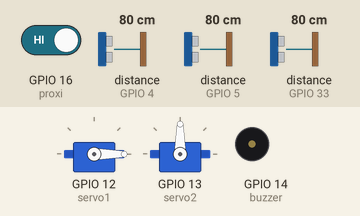
Bench run of a sketch on a simulated ESP32. On the bench: 2 × servo, buzzer (waves = sounding). Wiring (inferred from the names in the program): 3 × ultrasonic range finder: trigger GPIO 17, echo GPIO 4 / trigger GPIO 18, echo GPIO 5 / trigger GPIO 32, echo GPIO 33. The test bench sets the inputs (shaded band); at power-on: distance to the obstacle (sensors on GPIO 4, GPIO 33, GPIO 5) 80 cm, GPIO 16 (proxi) HIGH. The echo pulse lasts 58.3 µs per cm; WiFi joins after 1.5 s; servers stay silent unless stated; what the sketch prints to the serial monitor is not drawn.

Above: at 2.7 s.
2.8 s: distance to the obstacle (sensor on GPIO 4) set to 12 cm
6.2 s: distance to the obstacle (sensor on GPIO 4) set to 9 cm
At 8.6 s:
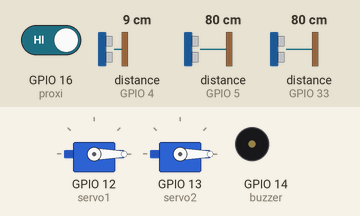
12.5 s: distance to the obstacle (sensor on GPIO 33) set to 12 cm
16.2 s: distance to the obstacle (sensor on GPIO 33) set to 9 cm
At 20.4 s:
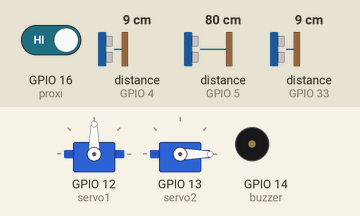
22.5 s: GPIO 16 (proxi) driven LOW
At 24.1 s:
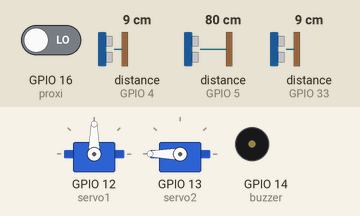
28.8 s: distance to the obstacle (sensor on GPIO 33) set to 18 cm
At 33.0 s:
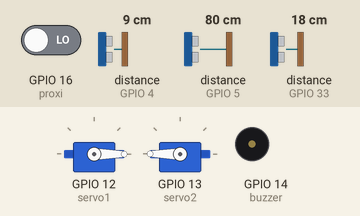
Timing chart, 0 to 36.1 s (numbered marks = the images above; inputs shaded):
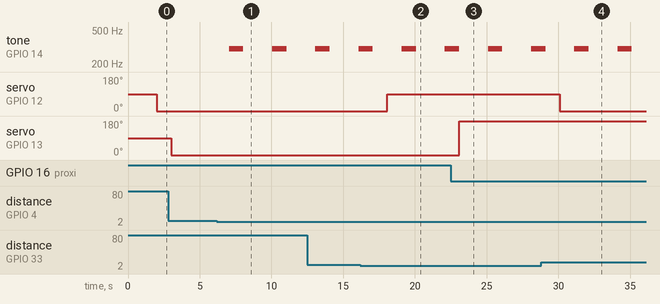

The sketch:

SmartTrashCan.ino
```cpp
#include <TridentTD_LineNotify.h>
#include <WiFi.h>
#include <Wire.h>
#include <ESP32Servo.h>

Servo servo1;
Servo servo2;

#define SSID ""                                                      // Replace with your WiFi SSID
#define PASSWORD ""                                         // Replace with your WiFi password
#define LINE_TOKEN "TvS2nkdoPMAMBo1UhsnHscQ5Kx19woyyoMU13OP9sG2"      // Replace with your Line Notify token
#define buzzer 14

// เปิดปิด
const int trig1 = 32;
const int echo1 = 33;

//ขยะเต็ม1
const int trig2 = 18;
const int echo2 = 5;

//ขยะเต็ม2
const int trig3 = 17;
const int echo3 = 4;

int proxi = 16;

long  data;
int  distance, distanceFull, Ultra1, Ultra2, Ultra3;


void setup() {
  Serial.begin(115200);

  // Connect to WiFi
  WiFi.begin(SSID, PASSWORD);
  Serial.print("Connecting to WiFi...");
  while (WiFi.status() != WL_CONNECTED) {
    delay(500);
    Serial.print(".");
  }
  Serial.println("");
  Serial.println("WiFi connected");

  // Set Line Notify token
  LINE.setToken(LINE_TOKEN);

  // Send a test message
  LINE.notify("Hello from ESP32 on Wokwi!");

  pinMode(proxi, INPUT);
  pinMode(buzzer, OUTPUT);
  pinMode(trig1, OUTPUT);
  pinMode(echo1, INPUT);
  pinMode(trig2, OUTPUT);
  pinMode(echo2, INPUT);
  pinMode(trig3, OUTPUT);
  pinMode(echo3, INPUT);
  servo1.attach(12);
  servo2.attach(13);

}

void loop() {
SonarSensor(trig1, echo1);
Ultra1 = distance;
if (distance <= 10) {
  servo1.write(90);
  Serial.println("เปิดแล้ว");
}
if (distance > 10) {
  servo1.write(0);
  Serial.println("ปิดแล้ว");
}

SonarSensor(trig2, echo2);
Ultra2 = distanceFull;
if (distanceFull <= 10) {
   LineNotify();
   tone(buzzer, 300, 1000);
   delay (1000);
}

SonarSensor(trig3, echo3);
Ultra3 = distanceFull;
if (distanceFull <= 10) {
   LineNotify();
   tone(buzzer, 300, 1000);
   delay (1000);
}
int val = digitalRead(proxi);
if (val == 0) {
  servo2.write(180);
  delay (500);
}
else {
  servo2.write(-180);
  delay (500);
}

}

void SonarSensor(int trig, int echo) {
digitalWrite(trig, LOW);
delayMicroseconds(2);
digitalWrite(trig, HIGH);
delayMicroseconds(10);
digitalWrite(trig, LOW);
data = pulseIn(echo,HIGH);
distance = data*0.035/2;
distanceFull = data*0.035/2;
delay(500);
}

void LineNotify() {
  LINE.notify("ขยะเต็มแล้ว!!");
}
```

Measured:
- the behaviour switches between 11 and 10 cm on distance to the obstacle (sensor on GPIO 4) (found by bisection; images 0 and 1)
- the behaviour switches between 11 and 10 cm on distance to the obstacle (sensor on GPIO 33) (found by bisection; images 1 and 2)
- after the input at 6.2 s, tone on GPIO 14 (buzzer): alternates 300 Hz for 1.0 s and silent for 2.0 s, starting after 0.84 s
- after the input at 16.2 s, servo on GPIO 12 (servo1): 0° → 90° after 1.9 s
- after the input at 22.5 s, servo on GPIO 13 (servo2): 0° → 180° after 0.59 s
- after the input at 28.8 s, servo on GPIO 12 (servo1): 90° → 0° after 1.3 s
